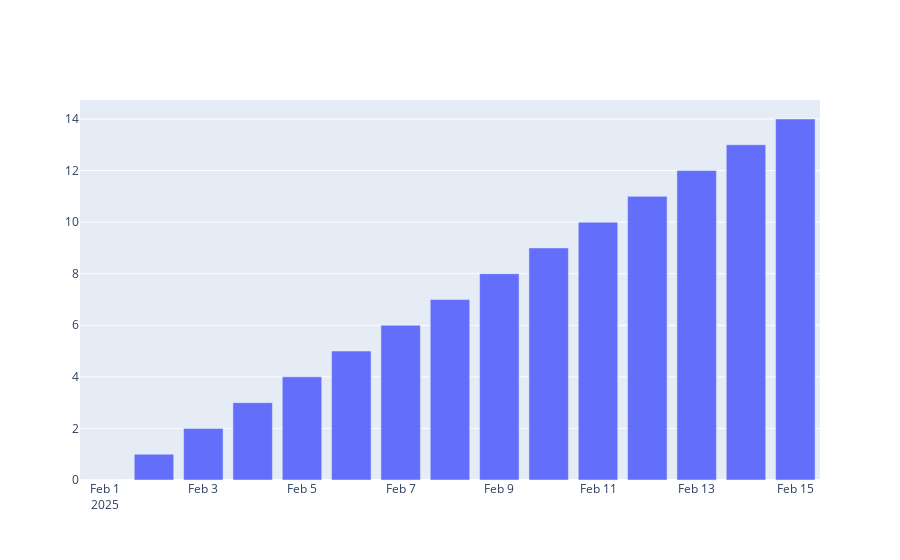

Notebook source saved alongside this figure:
### Code cell
fig = go.Figure()
fig.add_trace(
    go.Bar(
        x=df.index, y=df['count']
    )
)
fig.show()

### Figure 1 — Plotly figure (JSON) as saved in the notebook; plotly's stock layout.template omitted (floating-point values rounded to 4 significant figures)
{"data": [{"type": "bar", "x": ["2025-02-01T00:00:00", "2025-02-02T00:00:00", "2025-02-03T00:00:00", "2025-02-04T00:00:00", "2025-02-05T00:00:00", "2025-02-06T00:00:00", "2025-02-07T00:00:00", "2025-02-08T00:00:00", "2025-02-09T00:00:00", "2025-02-10T00:00:00", "2025-02-11T00:00:00", "2025-02-12T00:00:00", "2025-02-13T00:00:00", "2025-02-14T00:00:00", "2025-02-15T00:00:00"], "y": [0, 1, 2, 3, 4, 5, 6, 7, 8, 9, 10, 11, 12, 13, 14]}], "layout": {"autosize": true, "xaxis": {"autorange": true, "range": ["2025-01-31 12:00", "2025-02-15 12:00"], "type": "date"}, "yaxis": {"autorange": true, "range": [0, 14.74], "type": "linear"}}}
